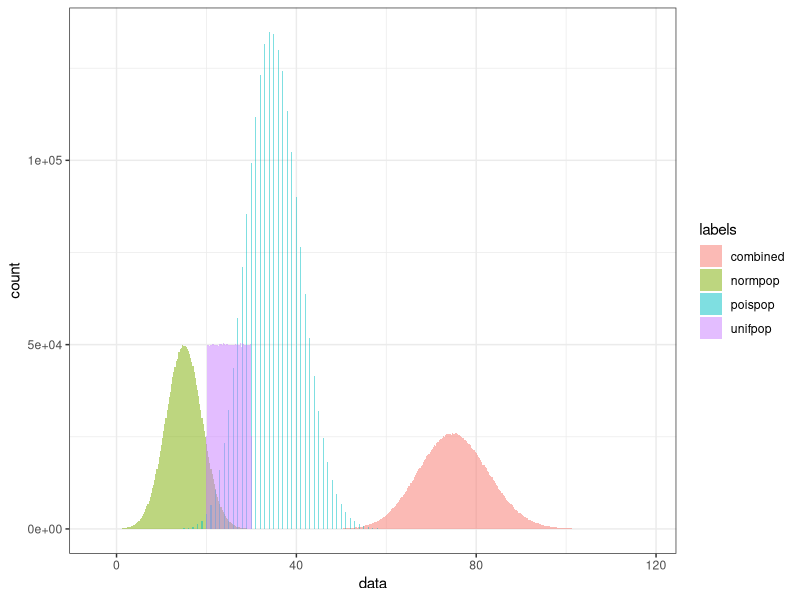

Reproduce this figure in R.
## ---- chunk 1
NumbSims <- 2e6
## ---- chunk 2
unifpop = runif(NumbSims, min=20, max=30)
poispop = rpois(NumbSims, lambda = 35)
normpop = rnorm(NumbSims, 15, 4)
tailoredpop = sample(c(10,10,10,30,30,30,30,30,40), NumbSims, replace = TRUE)
## ---- chunk 3
combined = unifpop + poispop + normpop
## ---- chunk 4
library(ggplot2)

plt= ggplot(data.frame(data=c(combined, unifpop, poispop, normpop), labels=rep(c("combined", "unifpop", "poispop", "normpop"), rep(NumbSims,4))), aes(x=data)) +
  stat_bin(aes(fill=labels), position="identity", binwidth=0.25, alpha=0.5) +
  theme_bw()
plt
